Frame 1 (no input): blank canvas, image omitted
Frame 60 (no input): blank canvas, image omitted
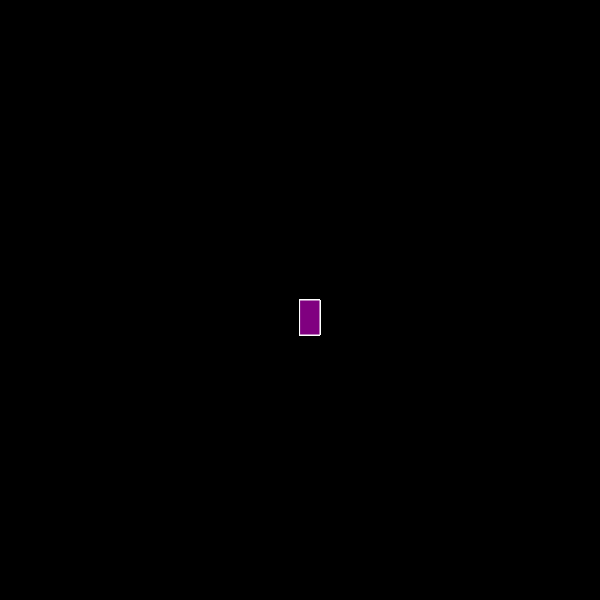
Frame 120 (the mouse pressed at the canvas centre since frame 60)

The p5.js sketch whose frames 1 and 60 were blank and that drew this single picture after the mouse press (run headless with seeded random() and noise() and a simulated clock; from frame 60 on, the mouse is pressed at the canvas centre):

// p5.js sketch
// ── sketch.js
function setup() {
    createCanvas(600, 600);
    background("black");
  }
  
  function draw(){
    stroke("white");
    fill("purple");
    //console.log(mouseItPressed)
    
    if(mouseIsPressed){
      rect(mouseX,mouseY,20,35)
    }
  }
